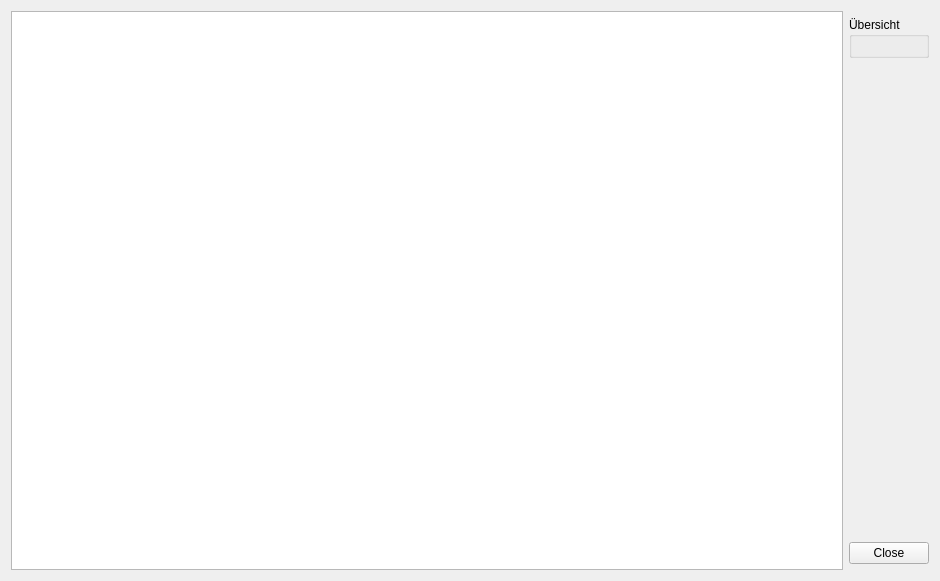
<?xml version="1.0" encoding="UTF-8"?>
<ui version="4.0">
 <class>SummaryWindow</class>
 <widget class="QWidget" name="SummaryWindow">
  <property name="geometry">
   <rect>
    <x>0</x>
    <y>0</y>
    <width>940</width>
    <height>581</height>
   </rect>
  </property>
  <property name="sizePolicy">
   <sizepolicy hsizetype="Preferred" vsizetype="Preferred">
    <horstretch>0</horstretch>
    <verstretch>0</verstretch>
   </sizepolicy>
  </property>
  <property name="windowTitle">
   <string>Form</string>
  </property>
  <layout class="QGridLayout" name="gridLayout">
   <item row="0" column="0" rowspan="7">
    <widget class="QTextEdit" name="textEdit">
     <property name="readOnly">
      <bool>true</bool>
     </property>
    </widget>
   </item>
   <item row="5" column="1">
    <widget class="QDialogButtonBox" name="buttonBox">
     <property name="sizePolicy">
      <sizepolicy hsizetype="Fixed" vsizetype="Fixed">
       <horstretch>0</horstretch>
       <verstretch>0</verstretch>
      </sizepolicy>
     </property>
     <property name="layoutDirection">
      <enum>Qt::RightToLeft</enum>
     </property>
     <property name="standardButtons">
      <set>QDialogButtonBox::Close</set>
     </property>
    </widget>
   </item>
   <item row="4" column="1">
    <spacer name="verticalButtonSpacer">
     <property name="orientation">
      <enum>Qt::Vertical</enum>
     </property>
     <property name="sizeHint" stdset="0">
      <size>
       <width>20</width>
       <height>40</height>
      </size>
     </property>
    </spacer>
   </item>
   <item row="1" column="1">
    <widget class="QGroupBox" name="groupBox">
     <property name="sizePolicy">
      <sizepolicy hsizetype="Fixed" vsizetype="Fixed">
       <horstretch>0</horstretch>
       <verstretch>0</verstretch>
      </sizepolicy>
     </property>
     <property name="title">
      <string>Übersicht</string>
     </property>
     <layout class="QVBoxLayout" name="verticalLayout"/>
    </widget>
   </item>
  </layout>
 </widget>
 <resources/>
 <connections/>
</ui>
